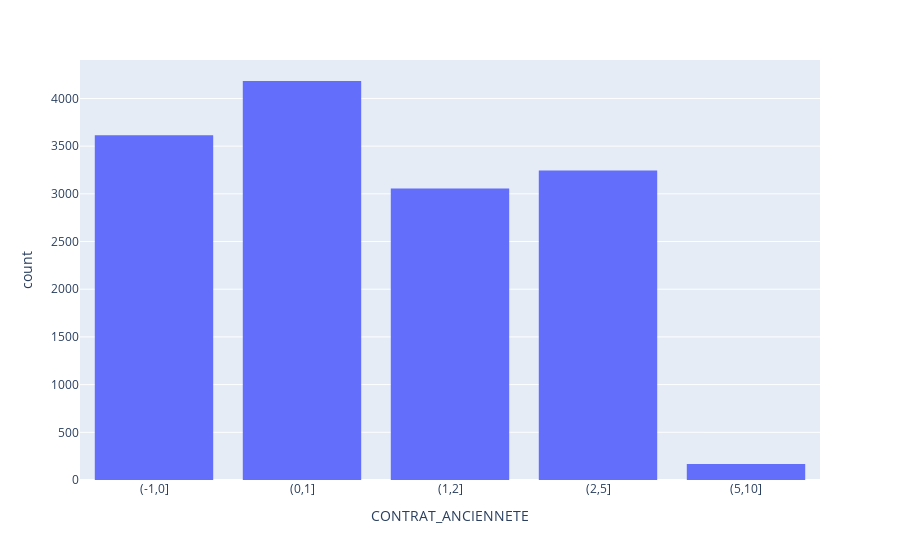

Here is the notebook cell this chart was saved with:
### Markdown cell above
**Réaliser les graphiques pour autres variables présentes dans la base**

### Code cell
#Ecrivez votre code ici
fig = px.histogram(data_set.sort_values('CONTRAT_ANCIENNETE'), x="CONTRAT_ANCIENNETE")
fig.update_xaxes(type='category') #Cette ligne permet de forcer la variable comme variable catégorielle et non numérique

fig.show()

### Figure 1 — Plotly figure (JSON) as saved in the notebook; plotly's stock layout.template omitted (floating-point values rounded to 4 significant figures; data arrays with more than 128 entries replaced by an {"elided": "..."} marker saying what was removed)
{"data": [{"bingroup": "x", "hovertemplate": "CONTRAT_ANCIENNETE=%{x}<br>count=%{y}<extra></extra>", "legendgroup": "", "marker": {"color": "#636efa", "pattern": {"shape": ""}}, "name": "", "orientation": "v", "showlegend": false, "type": "histogram", "x": {"elided": "14264 str values"}, "xaxis": "x", "yaxis": "y"}], "layout": {"barmode": "relative", "legend": {"tracegroupgap": 0}, "margin": {"t": 60}, "xaxis": {"anchor": "y", "domain": [0, 1], "title": {"text": "CONTRAT_ANCIENNETE"}, "type": "category"}, "yaxis": {"anchor": "x", "domain": [0, 1], "title": {"text": "count"}}}}
